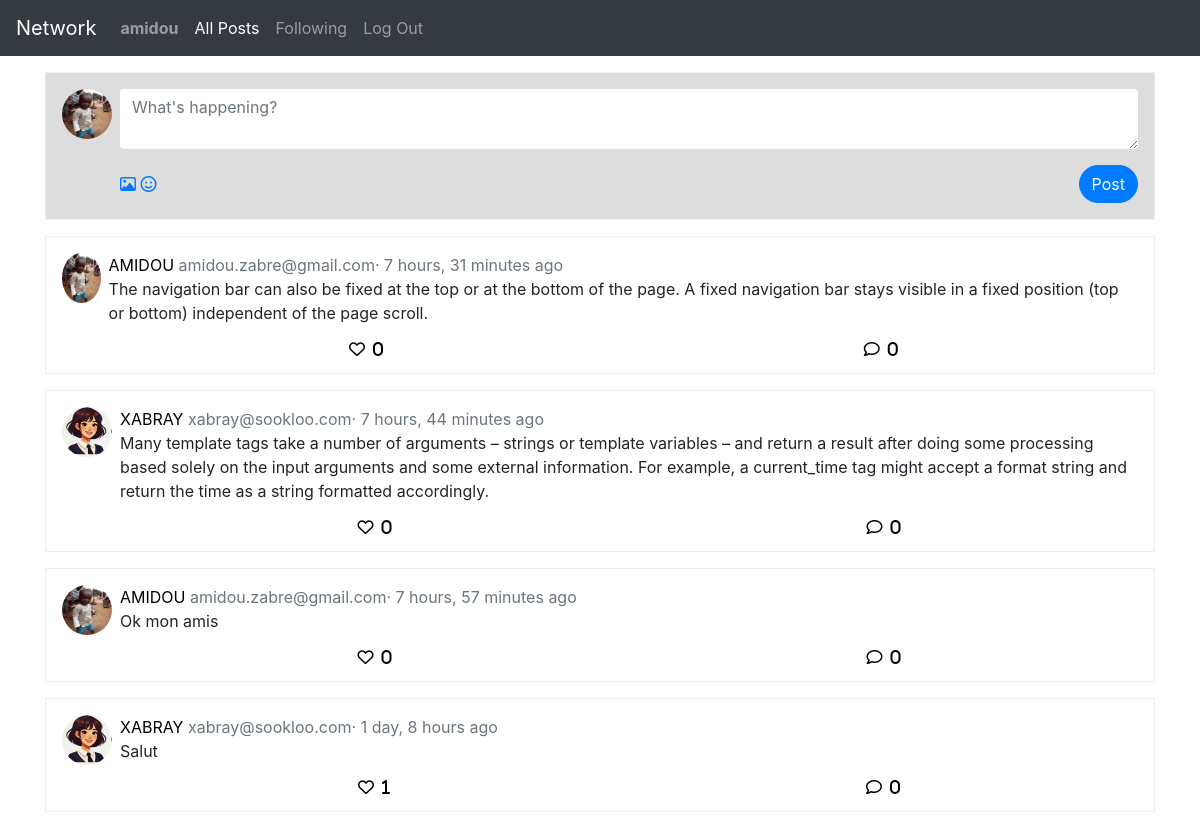
Screenshot of / (signed in) with the database file from the repository.
### network/models.py (models this page shows)
class User(AbstractUser):
    bio = models.TextField(blank=True)
    user_img = models.ImageField(upload_to='user_images/', default="user_images/blank_user_img.png")

class Post(models.Model):
    user = models.ForeignKey(User, on_delete=models.CASCADE)
    content = models.TextField()
    created_at = models.DateTimeField(auto_now_add=True)

### network/views.py (the view)
# urls.py: path("", views.index, name="index"),
def index(request):
    posts = Post.objects.all().order_by('-created_at')
    return render(request, "network/index.html", context={
        'posts':posts
    })

### network/templates/network/index.html (shortened to what this page needs)
{% extends "network/layout.html" %}
{% block body %}
    {% if user.is_authenticated %}
        <div class="post-box compose">
            <div class="d-flex">
                <img src="{{  user.user_img.url }}" class="profile-img me-2 mr-2" alt="Profile">
                <div class="flex-grow-1">
                    <form action="{% url 'post_add' %}" method="post">
                        <textarea name="content" class="form-control border-0" placeholder="What's happening?" required></textarea>
                        <div class="d-flex justify-content-between align-items-center mt-3">
                            <div>
                                <i class="far fa-image text-primary"></i>
                                <i class="far fa-smile text-primary ms-3"></i>
                            </div>
                            <input type="submit" class="btn btn-primary rounded-pill" value="Post"/>
                        </div>
                    </form>
                </div>
            </div>
        </div>
        <div class="posts">
            {% for post in posts%}
            <div class="post-box">
                <div class="d-flex">
                    <img src="{{ post.user.user_img.url }}" class="profile-img me-2 mr-2" alt="Profile">
                    <div class="d-flex flex-column flex-grow-1">
                        <div class="mb-0">
                            <a href="{% url 'profile' post.user.username %}">{{post.user.username|upper}} </a>
                            <span class="text-muted">
                                {{post.user.email}}·
                                {{post.created_at|timesince }} ago
                            </span>
                        </div>
                        <p>
                            {{post.content}}
                        </p>
                        <div class="d-flex justify-content-around w-100">
                            <a href="#" class="far fa-heart"><span class="pl-2">{{ post.likes.count }}</span></a>
                            <a href="#" class="far fa-comment"><span class="pl-2">0</span></a>
                        </div>
                    </div>
                </div>
            </div>
            {% endfor %}
        </div>
    {% endif %}
{% endblock %}

### network/templates/network/layout.html (shortened to what this page needs)
{% load static %}
<!DOCTYPE html>
<html lang="en">
    <head>
        <link rel="stylesheet" href="https://stackpath.bootstrapcdn.com/bootstrap/4.4.1/css/bootstrap.min.css">
        <link rel="stylesheet" href="https://cdnjs.cloudflare.com/ajax/libs/font-awesome/6.0.0/css/all.min.css">
        <link href="{% static 'network/styles.css' %}" rel="stylesheet">
    </head>
    <body>
        <nav class="navbar navbar-expand-lg bg-dark navbar-dark fixed-top ">
            <a class="navbar-brand" href="#">Network</a>
            <div>
              <ul class="navbar-nav mr-auto">
                {% if user.is_authenticated %}
                    <li class="nav-item">
                        <a class="nav-link" href="{% url 'profile' user.username %}"><strong>{{ user.username }}</strong></a>
                    </li>
                {% endif %}
                <li class="nav-item">
                  <a class="nav-link active" href="{% url 'index' %}">All Posts</a>
                </li>
                {% if user.is_authenticated %}
                    <li class="nav-item">
                        <a class="nav-link" href="#">Following</a>
                    </li>
                    <li class="nav-item">
                        <a class="nav-link" href="{% url 'logout' %}">Log Out</a>
                    </li>
                {% endif %}
              </ul>
            </div>
          </nav>
        <div class="body">
            <div class="container">
                <div class="row">
                    <div class="col-12">
                        {% block body %}
                        {% endblock %}
                    </div>
                </div>
            </div>
        </div>
    </body>
</html>

### network/static/network/styles.css (style rules this page uses)
.body { padding-top: 72px; }
.post-box { border: 1px solid #eee; padding: 1rem; margin-bottom: 1rem; }
.post-box.compose { background-color: rgb(221, 221, 221); }
.post-box a { text-decoration: none; color: black; }
.profile-img { width: 50px; height: 50px; border-radius: 50%; }

### rows the page displays
User: username "amidou", user_img (picture)
Post: user.user_img (picture), user.username "AMIDOU", user.email "amidou.zabre@gmail.com", created_at "7 hours, 31 minutes", content "The navigation bar can also be fixed at the top or at the bottom of the page. A fixed navigation bar stays visible in a fixed position (top or bottom) independent of the page scroll.", likes.count "0"
Post: user.user_img (placeholder picture), user.username "XABRAY", user.email "xabray@sookloo.com", created_at "7 hours, 44 minutes", content "Many template tags take a number of arguments – strings or template variables – and return a result after doing some processing based solely on the input arguments and some external information. For example, a current_time tag might accept a format string and return the time as a string formatted accordingly.", likes.count "0"
Post: user.user_img (picture), user.username "AMIDOU", user.email "amidou.zabre@gmail.com", created_at "7 hours, 57 minutes", content "Ok mon amis", likes.count "0"
Post: user.user_img (placeholder picture), user.username "XABRAY", user.email "xabray@sookloo.com", created_at "1 day, 8 hours", content "Salut", likes.count "1"
